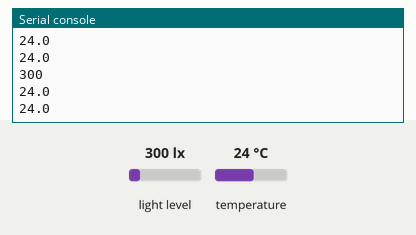
This program was run on a simulated ESP8266 board running MicroPython. Shown: the last lines printed to the serial console. The test bench sets the inputs (shaded band); at power-on: light level 300 lx, temperature 24 °C.

Above: at 1.2 s.
1.3 s: light level set to 40 lx
At 1.51 s:
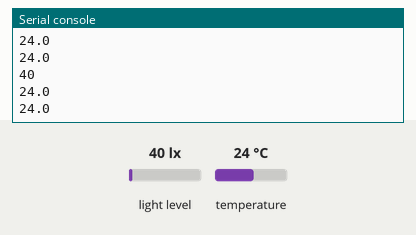
2.8 s: temperature set to 12 °C
At 3.04 s:
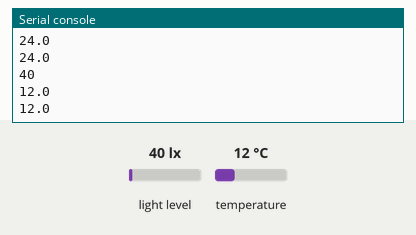
4.3 s: light level set to 500 lx
At 4.57 s:
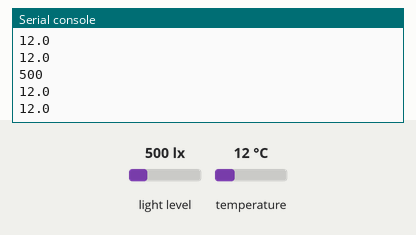
Timing chart, 0 to 7.3 s (numbered marks = the images above; inputs shaded):
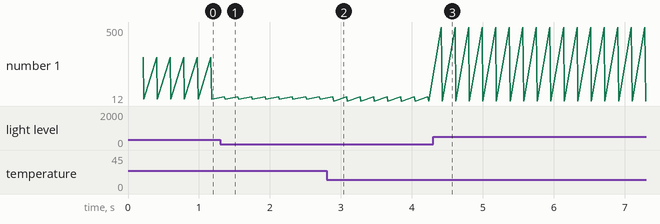

The program:

GETBH1750.py
```python
import machine
import onewire, ds18x20
import time
from machine import I2C

# init eps8266 i2c
#scl = machine.Pin(5)
#sda = machine.Pin(4)
#i2c = machine.I2C(scl,sda)
i2c = machine.I2C(scl=machine.Pin(5), sda=machine.Pin(4))
#i2c = I2C.init(scl, sda, *, freq=400000)

OP_SINGLE_HRES1 = 0x20
OP_SINGLE_HRES2 = 0x21
OP_SINGLE_LRES = 0x23
DELAY_HMODE = 180  # 180ms in H-mode
DELAY_LMODE = 24  # 24ms in L-mode

ds_pin = machine.Pin(0)#D3
ds_sensor = ds18x20.DS18X20(onewire.OneWire(ds_pin))
roms = ds_sensor.scan()

def getlux():
	lux = sample(i2c)
	return str(lux)

def sample(i2c, mode=OP_SINGLE_HRES1, i2c_addr=0x23):
    i2c.writeto(i2c_addr, b"\x00")  # make sure device is in a clean state
    i2c.writeto(i2c_addr, b"\x01")  # power up
    i2c.writeto(i2c_addr, bytes([mode]))  # set measurement mode
    time.sleep_ms(DELAY_LMODE if mode == OP_SINGLE_LRES else DELAY_HMODE)
    raw = i2c.readfrom(i2c_addr, 2)
    i2c.writeto(i2c_addr, b"\x00")  # power down again
    # we must divide the end result by 1.2 to get the lux
    return ((raw[0] << 24) | (raw[1] << 16)) // 78642

def getds18x20():
	global ds_sensor,roms
	ds_sensor.convert_temp()
	tt=""
	for rom in roms:
		tt=tt+str(ds_sensor.read_temp(rom))
		print(tt)
	#ii=int(tt)*0.1
	return tt

def main():
    while True:
        print(getlux())
        ss=getds18x20()
        print(ss)

if __name__ == '__main__':
    main()
```

Measured:
- after the input at 1.3 s, the serial console: prints a new line after 0.06 s (image 1)
- after the input at 2.8 s, the serial console: prints a new line after 0.10 s (image 2)
- after the input at 4.3 s, the serial console: prints a new line after 0.12 s (image 3)
- plotted number 1: 24 → 12 after the input at 2.8 s
